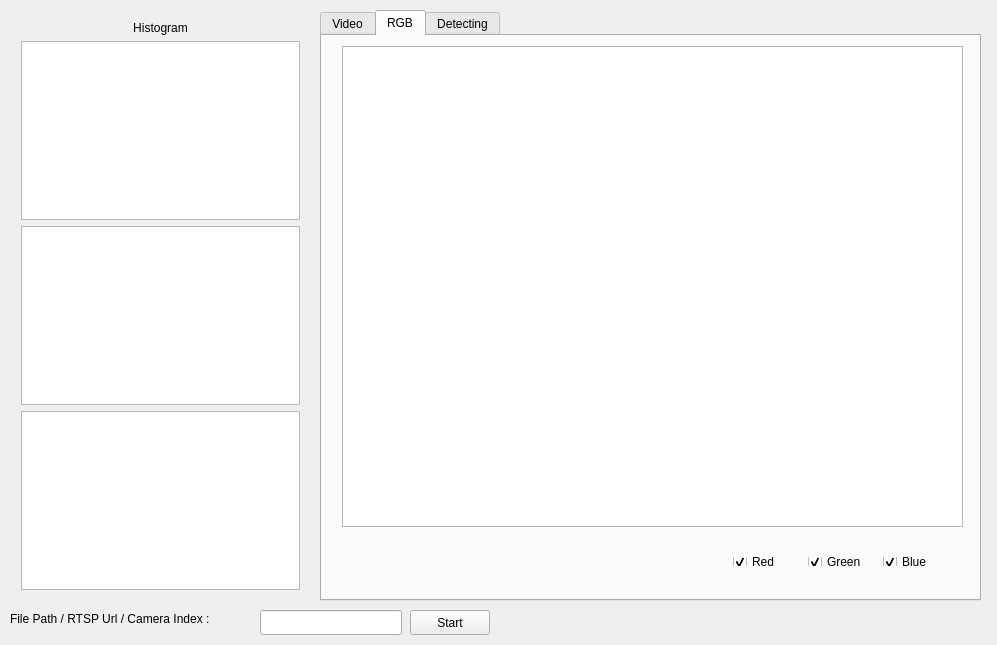
<?xml version="1.0" encoding="UTF-8"?>
<ui version="4.0">
 <class>MainWindow</class>
 <widget class="QMainWindow" name="MainWindow">
  <property name="geometry">
   <rect>
    <x>0</x>
    <y>0</y>
    <width>997</width>
    <height>645</height>
   </rect>
  </property>
  <property name="windowTitle">
   <string>Video Processor</string>
  </property>
  <widget class="QWidget" name="centralWidget">
   <widget class="QLabel" name="label">
    <property name="geometry">
     <rect>
      <x>10</x>
      <y>610</y>
      <width>244</width>
      <height>17</height>
     </rect>
    </property>
    <property name="text">
     <string>File Path / RTSP Url / Camera Index :</string>
    </property>
   </widget>
   <widget class="QLineEdit" name="videoEdit">
    <property name="geometry">
     <rect>
      <x>260</x>
      <y>610</y>
      <width>142</width>
      <height>25</height>
     </rect>
    </property>
   </widget>
   <widget class="QPushButton" name="startBtn">
    <property name="geometry">
     <rect>
      <x>410</x>
      <y>610</y>
      <width>80</width>
      <height>25</height>
     </rect>
    </property>
    <property name="text">
     <string>Start</string>
    </property>
   </widget>
   <widget class="QTabWidget" name="tabWidget">
    <property name="geometry">
     <rect>
      <x>320</x>
      <y>10</y>
      <width>661</width>
      <height>591</height>
     </rect>
    </property>
    <property name="currentIndex">
     <number>1</number>
    </property>
    <widget class="QWidget" name="Video">
     <attribute name="title">
      <string>Video</string>
     </attribute>
     <widget class="QGraphicsView" name="graphicsView">
      <property name="geometry">
       <rect>
        <x>120</x>
        <y>30</y>
        <width>401</width>
        <height>311</height>
       </rect>
      </property>
     </widget>
     <widget class="QPushButton" name="upButton">
      <property name="geometry">
       <rect>
        <x>480</x>
        <y>390</y>
        <width>89</width>
        <height>25</height>
       </rect>
      </property>
      <property name="focusPolicy">
       <enum>Qt::StrongFocus</enum>
      </property>
      <property name="layoutDirection">
       <enum>Qt::LeftToRight</enum>
      </property>
      <property name="text">
       <string>UP</string>
      </property>
      <property name="autoDefault">
       <bool>false</bool>
      </property>
     </widget>
     <widget class="QPushButton" name="leftButton">
      <property name="geometry">
       <rect>
        <x>410</x>
        <y>420</y>
        <width>89</width>
        <height>25</height>
       </rect>
      </property>
      <property name="text">
       <string>Left</string>
      </property>
     </widget>
     <widget class="QPushButton" name="rightButton">
      <property name="geometry">
       <rect>
        <x>550</x>
        <y>420</y>
        <width>89</width>
        <height>25</height>
       </rect>
      </property>
      <property name="text">
       <string>Right</string>
      </property>
     </widget>
     <widget class="QPushButton" name="downButton">
      <property name="geometry">
       <rect>
        <x>480</x>
        <y>450</y>
        <width>89</width>
        <height>25</height>
       </rect>
      </property>
      <property name="text">
       <string>Down</string>
      </property>
     </widget>
     <widget class="QPushButton" name="cclockWiseButton">
      <property name="geometry">
       <rect>
        <x>30</x>
        <y>520</y>
        <width>89</width>
        <height>25</height>
       </rect>
      </property>
      <property name="text">
       <string>C.Clockwise</string>
      </property>
     </widget>
     <widget class="QPushButton" name="clockWiseButton">
      <property name="geometry">
       <rect>
        <x>30</x>
        <y>480</y>
        <width>89</width>
        <height>25</height>
       </rect>
      </property>
      <property name="text">
       <string>Clockwise</string>
      </property>
     </widget>
     <widget class="QPushButton" name="extendButton">
      <property name="geometry">
       <rect>
        <x>160</x>
        <y>480</y>
        <width>89</width>
        <height>25</height>
       </rect>
      </property>
      <property name="focusPolicy">
       <enum>Qt::StrongFocus</enum>
      </property>
      <property name="layoutDirection">
       <enum>Qt::LeftToRight</enum>
      </property>
      <property name="text">
       <string>Extend</string>
      </property>
      <property name="autoDefault">
       <bool>false</bool>
      </property>
     </widget>
     <widget class="QPushButton" name="reduceButton">
      <property name="geometry">
       <rect>
        <x>160</x>
        <y>520</y>
        <width>89</width>
        <height>25</height>
       </rect>
      </property>
      <property name="focusPolicy">
       <enum>Qt::StrongFocus</enum>
      </property>
      <property name="layoutDirection">
       <enum>Qt::LeftToRight</enum>
      </property>
      <property name="text">
       <string>Reduce</string>
      </property>
      <property name="autoDefault">
       <bool>false</bool>
      </property>
     </widget>
     <widget class="QPushButton" name="recBtn">
      <property name="geometry">
       <rect>
        <x>530</x>
        <y>510</y>
        <width>111</width>
        <height>41</height>
       </rect>
      </property>
      <property name="minimumSize">
       <size>
        <width>80</width>
        <height>25</height>
       </size>
      </property>
      <property name="text">
       <string>REC</string>
      </property>
     </widget>
     <widget class="QPushButton" name="LineBtn">
      <property name="geometry">
       <rect>
        <x>370</x>
        <y>510</y>
        <width>111</width>
        <height>41</height>
       </rect>
      </property>
      <property name="text">
       <string>Linesearch</string>
      </property>
     </widget>
    </widget>
    <widget class="QWidget" name="RGB">
     <attribute name="title">
      <string>RGB</string>
     </attribute>
     <widget class="QGraphicsView" name="graphicsView_2">
      <property name="geometry">
       <rect>
        <x>20</x>
        <y>10</y>
        <width>621</width>
        <height>481</height>
       </rect>
      </property>
     </widget>
     <widget class="QWidget" name="horizontalLayoutWidget">
      <property name="geometry">
       <rect>
        <x>400</x>
        <y>510</y>
        <width>241</width>
        <height>31</height>
       </rect>
      </property>
      <layout class="QHBoxLayout" name="RGBCheckLayout">
       <item>
        <widget class="QCheckBox" name="RedCheck">
         <property name="text">
          <string>Red</string>
         </property>
         <property name="checked">
          <bool>true</bool>
         </property>
        </widget>
       </item>
       <item>
        <widget class="QCheckBox" name="GreenCheck">
         <property name="text">
          <string>Green</string>
         </property>
         <property name="checked">
          <bool>true</bool>
         </property>
        </widget>
       </item>
       <item>
        <widget class="QCheckBox" name="BlueCheck">
         <property name="text">
          <string>Blue</string>
         </property>
         <property name="checked">
          <bool>true</bool>
         </property>
        </widget>
       </item>
      </layout>
     </widget>
    </widget>
    <widget class="QWidget" name="Detecting">
     <attribute name="title">
      <string>Detecting</string>
     </attribute>
     <widget class="QGraphicsView" name="graphicsView_5">
      <property name="geometry">
       <rect>
        <x>20</x>
        <y>10</y>
        <width>621</width>
        <height>481</height>
       </rect>
      </property>
     </widget>
     <widget class="QPushButton" name="pushButton">
      <property name="geometry">
       <rect>
        <x>500</x>
        <y>510</y>
        <width>121</width>
        <height>41</height>
       </rect>
      </property>
      <property name="text">
       <string>Detecting</string>
      </property>
     </widget>
    </widget>
   </widget>
   <widget class="QWidget" name="verticalLayoutWidget">
    <property name="geometry">
     <rect>
      <x>10</x>
      <y>10</y>
      <width>301</width>
      <height>591</height>
     </rect>
    </property>
    <layout class="QVBoxLayout" name="HistogramLayout">
     <item>
      <widget class="QLabel" name="label_3">
       <property name="text">
        <string>Histogram</string>
       </property>
       <property name="alignment">
        <set>Qt::AlignCenter</set>
       </property>
      </widget>
     </item>
     <item>
      <widget class="QGraphicsView" name="redHisto"/>
     </item>
     <item>
      <widget class="QGraphicsView" name="greenHisto"/>
     </item>
     <item>
      <widget class="QGraphicsView" name="blueHisto"/>
     </item>
    </layout>
   </widget>
   <zorder>label</zorder>
   <zorder>videoEdit</zorder>
   <zorder>startBtn</zorder>
   <zorder>verticalLayoutWidget</zorder>
   <zorder>tabWidget</zorder>
  </widget>
 </widget>
 <layoutdefault spacing="6" margin="11"/>
 <resources/>
 <connections/>
</ui>
